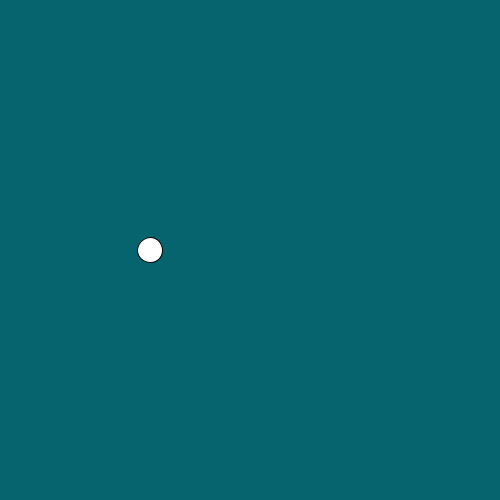
Frame 1 (no input)
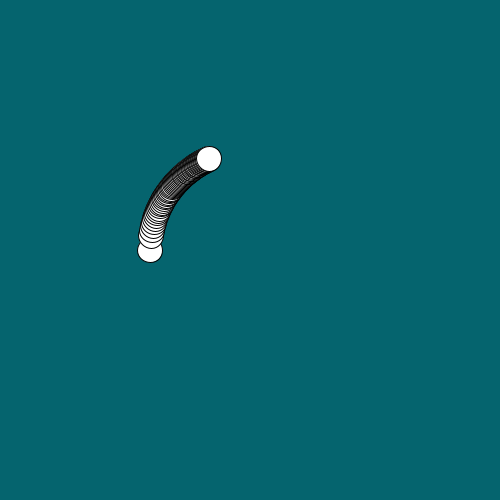
Frame 60 (the mouse pressed at the canvas centre just before this capture)
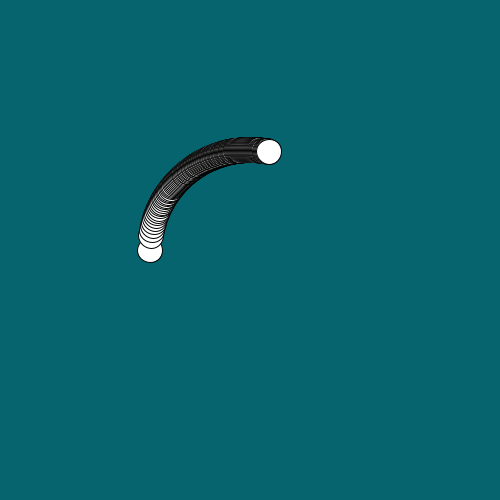
Frame 120 (the mouse held since frame 60 and released just before this capture)

The Processing sketch that drew these frames (run headless with seeded random() and noise(); from frame 60 on, the mouse is pressed at the canvas centre):

// Processing sketch: PlanetMath
// ── PlanetMath.pde
float r = 100; //
float xCenter = 250;
float yCenter = 250;
float changeX = 1;
float q = 0;
float x = xCenter - r;
float y = yCenter;

void setup(){
  size(500,500);
  background(5,100,110);
}

void draw(){
  ellipse(x, y, 25, 25);
  
  if( x > xCenter +r){
    q = 1;
    changeX = -1;
  } else if(x < xCenter-r){
    q = 0;
    changeX = 1;
  }
  x += changeX; 
  
  if( q == 1){
    y = yCenter + sqrt(sq(r) - sq(x-xCenter)); //increase
  } else if( q == 0){
    y = yCenter - sqrt(sq(r) - sq(x-xCenter)); //increase
  }
  
}
